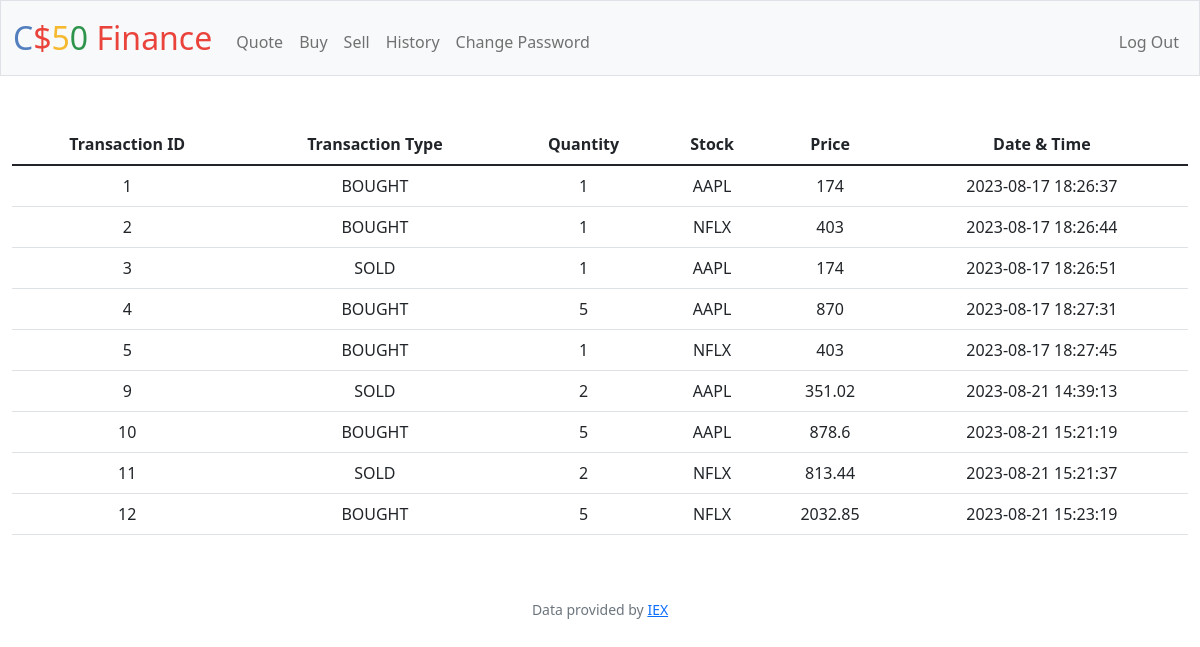
Screenshot of /history (signed in) with the database file from the repository.
### tables this page shows
CREATE TABLE transactions (
id INTEGER PRIMARY KEY AUTOINCREMENT NOT NULL,
user_id INTEGER NOT NULL,
type TEXT NOT NULL,
quantity INTEGER NOT NULL,
stock TEXT NOT NULL,
price NUMERIC NOT NULL,
datetime TEXT NOT NULL,
FOREIGN KEY (user_id) REFERENCES users (id)
);

### app.py (the view)
@app.route("/history")
@login_required
def history():
    user_id = session["user_id"]
    transactions_table = db.execute(
        "SELECT * FROM transactions WHERE user_id = ?;", user_id
    )
    return render_template("history.html", transactions_table=transactions_table)

### app.py (called while the page is built)
@app.after_request
def after_request(response):
    response.headers["Cache-Control"] = "no-cache, no-store, must-revalidate"
    response.headers["Expires"] = 0
    response.headers["Pragma"] = "no-cache"
    return response

### helpers.py (called while the page is built)
def login_required(f):
    @wraps(f)
    def decorated_function(*args, **kwargs):
        if session.get("user_id") is None:
            return redirect("/login")
        return f(*args, **kwargs)
    return decorated_function

### templates/history.html (shortened to what this page needs)
{% extends "layout.html" %}
{% block main %}
<table class="table">
    <thead>
        <tr>
            <th scope="col">Transaction ID</th>
            <th scope="col">Transaction Type</th>
            <th scope="col">Quantity</th>
            <th scope="col">Stock</th>
            <th scope="col">Price</th>
            <th scope="col">Date & Time</th>
        </tr>
    </thead>
    <tbody>
        {% for transaction in transactions_table %}
            {% set id = transaction.id %}
            {% set type = transaction.type %}
            {% set quantity = transaction.quantity %}
            {% set stock = transaction.stock %}
            {% set price = transaction.price %}
            {% set datetime = transaction.datetime %}
            <tr>
                <td scope="row">{{ id }}</td>
                <td>{{ type }}</td>
                <td>{{ quantity }}</td>
                <td>{{ stock }}</td>
                <td>{{ price }}</td>
                <td>{{ datetime }}</td>
            </tr>
        {% endfor %}
    </tbody>
</table>
{% endblock %}

### templates/layout.html (shortened to what this page needs)
<!DOCTYPE html>
<html lang="en">
    <head>
        <link href="https://cdn.jsdelivr.net/npm/bootstrap@5.1.3/dist/css/bootstrap.min.css" rel="stylesheet">
        <link href="/static/styles.css" rel="stylesheet">
    </head>
    <body>
        <nav class="bg-light border navbar navbar-expand-md navbar-light">
            <div class="container-fluid">
                <a class="navbar-brand" href="/"><span class="blue">C</span><span class="red">$</span><span class="yellow">5</span><span class="green">0</span> <span class="red">Finance</span></a>
                <div class="collapse navbar-collapse" id="navbar">
                    {% if session["user_id"] %}
                        <ul class="navbar-nav me-auto mt-2">
                            <li class="nav-item"><a class="nav-link" href="/quote">Quote</a></li>
                            <li class="nav-item"><a class="nav-link" href="/buy">Buy</a></li>
                            <li class="nav-item"><a class="nav-link" href="/sell">Sell</a></li>
                            <li class="nav-item"><a class="nav-link" href="/history">History</a></li>
                            <li class="nav-item"><a class="nav-link" href="/changepass">Change Password</a></li>
                        </ul>
                        <ul class="navbar-nav ms-auto mt-2">
                            <li class="nav-item"><a class="nav-link" href="/logout">Log Out</a></li>
                        </ul>
                    {% else %}
                        <ul class="navbar-nav ms-auto mt-2">
                            <li class="nav-item"><a class="nav-link" href="/register">Register</a></li>
                            <li class="nav-item"><a class="nav-link" href="/login">Log In</a></li>
                        </ul>
                    {% endif %}
                </div>
            </div>
        </nav>
        <main class="container-fluid py-5 text-center">
            {% block main %}{% endblock %}
        </main>
        <footer class="mb-5 small text-center text-muted">
            Data provided by <a href="https://iexcloud.io/">IEX</a>
        </footer>
    </body>
</html>

### static/styles.css (style rules this page uses)
nav .navbar-brand { font-size: xx-large; }
nav .navbar-brand .blue { color: #537fbe; }
nav .navbar-brand .red { color: #ea433b; }
nav .navbar-brand .yellow { color: #f5b82e; }
nav .navbar-brand .green { color: #2e944b; }

### rows the page displays
transactions: id "1", type "BOUGHT", quantity "1", stock "AAPL", price "174", datetime "2023-08-17 18:26:37"
transactions: id "2", type "BOUGHT", quantity "1", stock "NFLX", price "403", datetime "2023-08-17 18:26:44"
transactions: id "3", type "SOLD", quantity "1", stock "AAPL", price "174", datetime "2023-08-17 18:26:51"
transactions: id "4", type "BOUGHT", quantity "5", stock "AAPL", price "870", datetime "2023-08-17 18:27:31"
transactions: id "5", type "BOUGHT", quantity "1", stock "NFLX", price "403", datetime "2023-08-17 18:27:45"
transactions: id "9", type "SOLD", quantity "2", stock "AAPL", price "351.02", datetime "2023-08-21 14:39:13"
transactions: id "10", type "BOUGHT", quantity "5", stock "AAPL", price "878.6", datetime "2023-08-21 15:21:19"
transactions: id "11", type "SOLD", quantity "2", stock "NFLX", price "813.44", datetime "2023-08-21 15:21:37"
transactions: id "12", type "BOUGHT", quantity "5", stock "NFLX", price "2032.85", datetime "2023-08-21 15:23:19"
